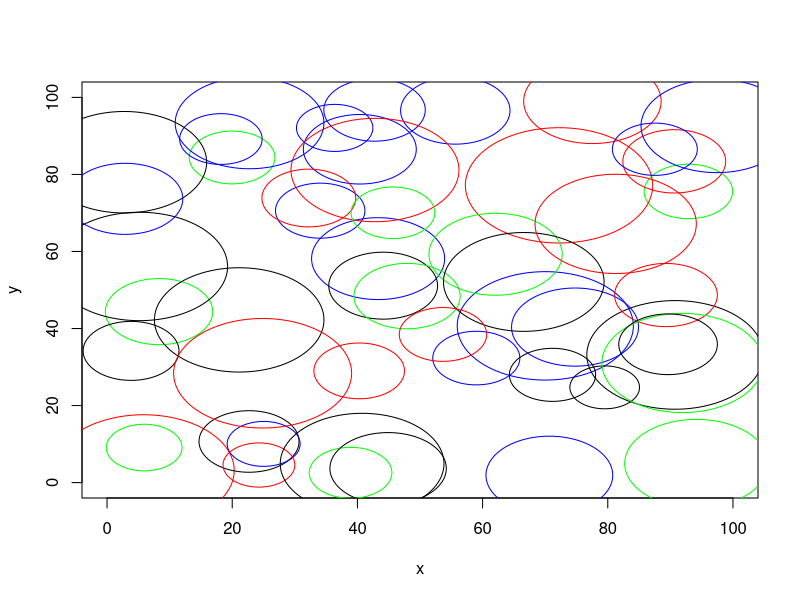

Here is the R script that generated this plot:
plot(0,0,
     xlim=c(0,100),
     ylim=c(0,100),
     type="n",
     xlab="x",
     ylab="y")

theta <- seq(0, 2*pi, length=100)
x0 <- runif(1,0,100)
y0 <- runif(1,0,100)

r <- runif(1,5,15)

colores <- c("red","blue","green","black")

color <- sample(colores,1)

x <- x0 + r*cos(theta)
y <- y0 + r*sin(theta)

lines(x,y,col=color)

for(i in 1:50){

x0 <- runif(1,0,100)
y0 <- runif(1,0,100)

r <- runif(1,5,15)

color <- sample(colores,1)

x <- x0 + r*cos(theta)
y <- y0 + r*sin(theta)

lines(x,y,col=color)

}
